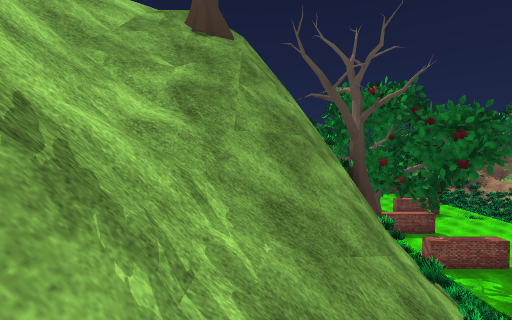
view 1 (above)

23 first-person views from a walk through a 3-D level made in the Unity game engine. The camera is 1.4 m above the floor, tilts 2° down and sees 85° across. The floor is counted in squares, 2 m on a side. Each view is taken from the middle of a square. On the plan, view 1 faces up. The plan holds only what a view shows up to about 9 squares ahead; the rest is blank. The place goes on beyond the plan. The player is left out. Some surface patterns are stand-ins.

view 2
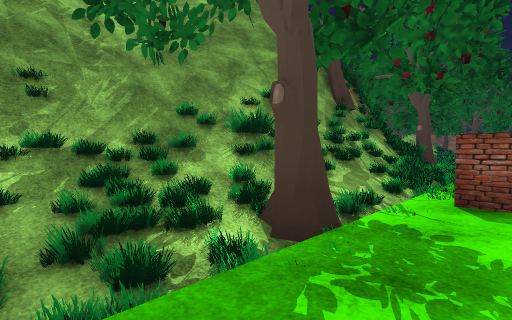

view 3
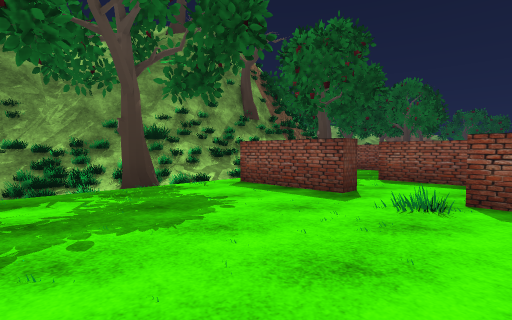

view 4
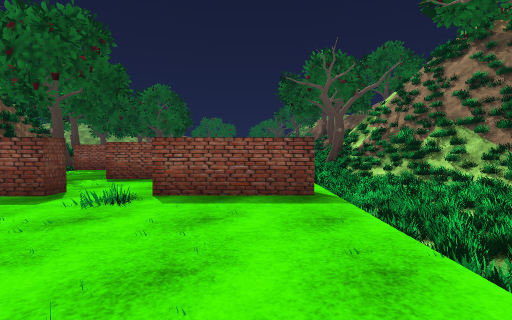

view 5
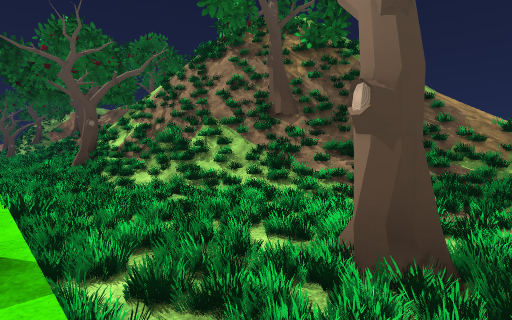

view 6
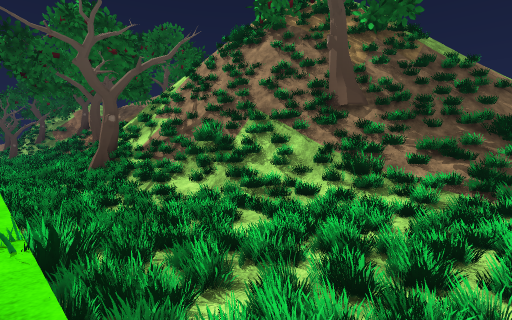

view 7
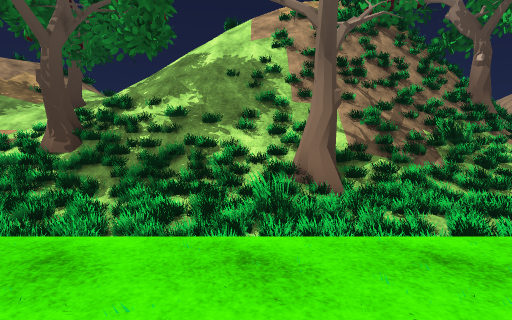

view 8
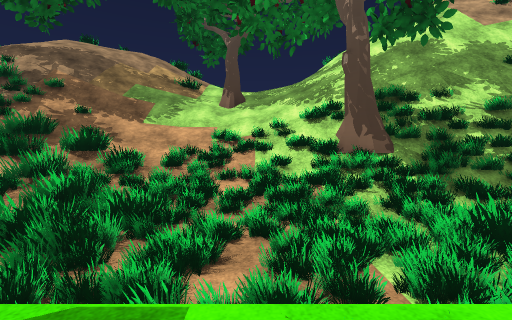

view 9
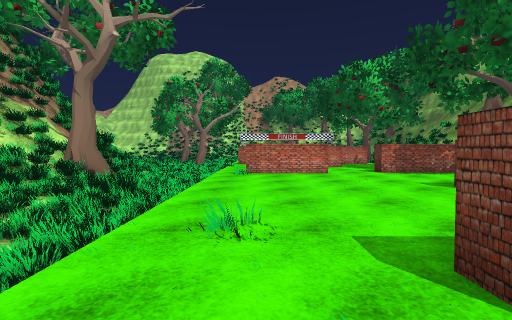

view 10
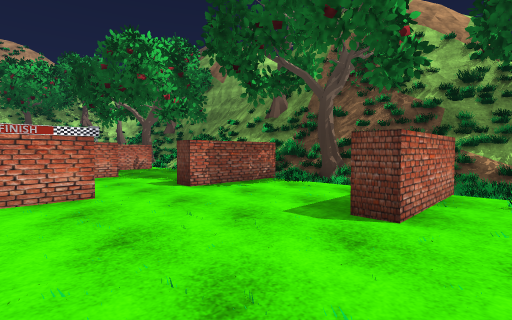

view 11
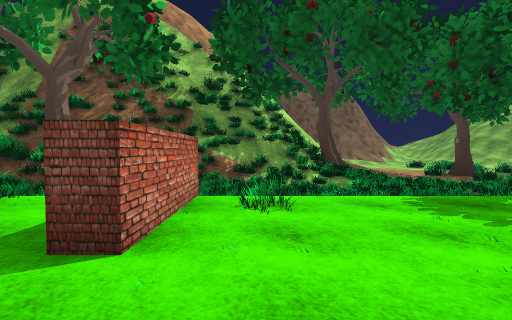

view 12
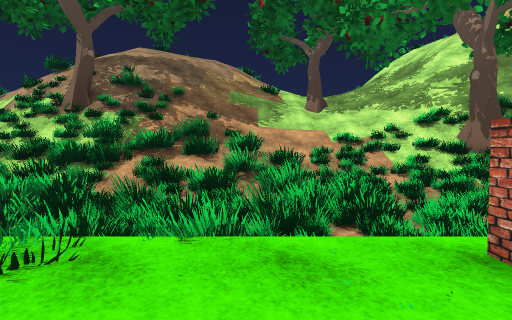

view 13
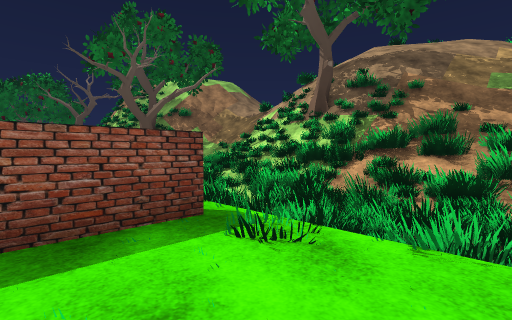

view 14
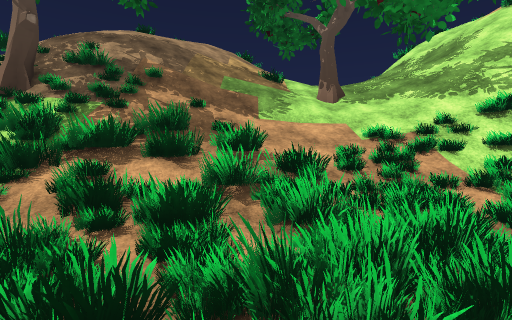

view 15
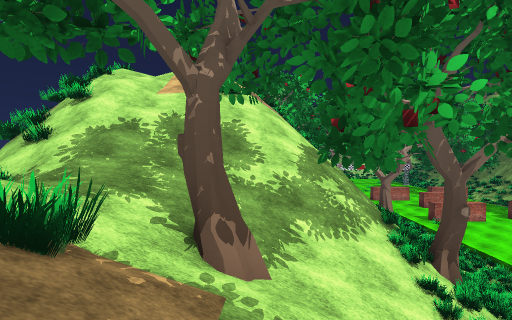

view 16
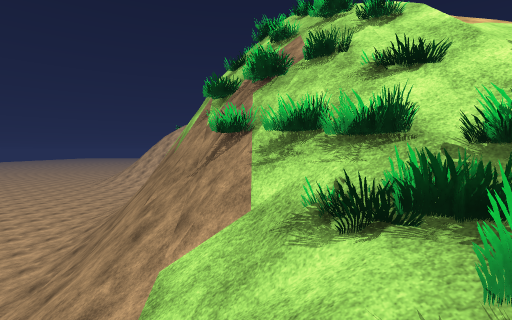

view 17
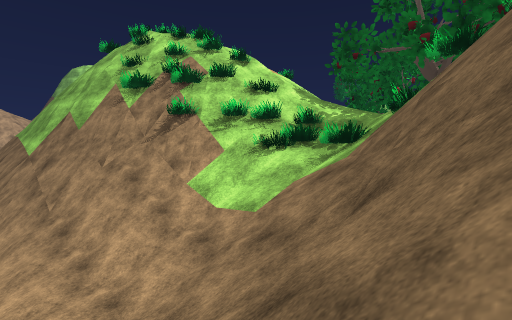

view 18
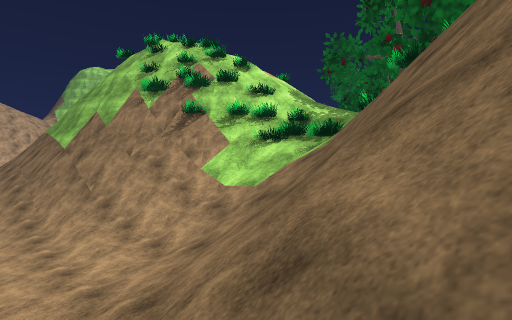

view 19
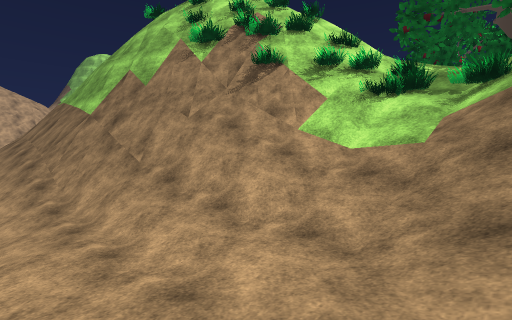

view 20
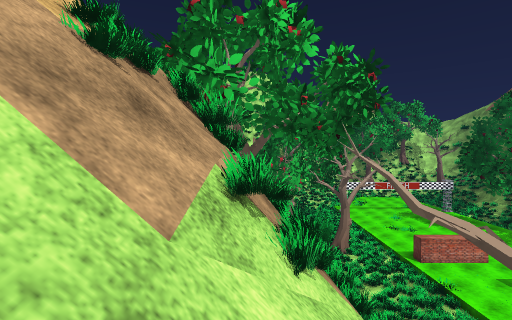

view 21
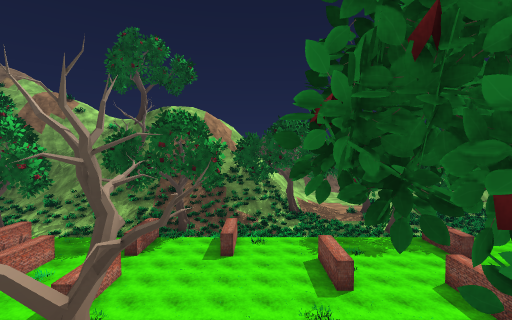

view 22
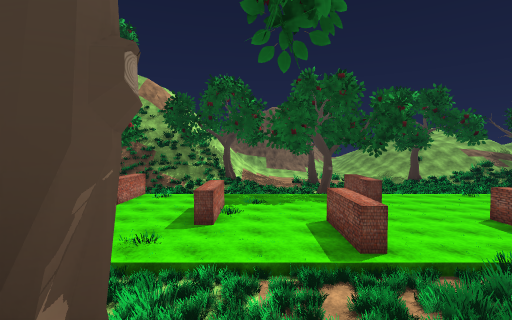

view 23
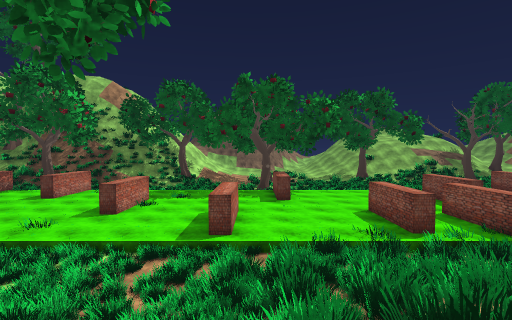

### Floor plan
Key: @ floor where view 1 was taken; # wall or solid block; x gap in a wall; . main floor; - floor 0.25 m lower than the main floor; : floor 0.5 m higher than the main floor; + floor 1 m higher than the main floor; * floor 6.5 m higher than the main floor; / step, stairs or slope; = window, fence, low wall or low ledge; ^ raised ledge; v drop or lower ground; T tree.
Columns run from 3 left of view 1 to 33 right of it. Each row starts with its distance up from view 1.
 28                    /////
 27               ### .//##///
 26               ... .///////
 25             ..##...////#//
 24             .......///////
 23             .......///////      v#^//
 22             .......///////    /###//
 21              ....-..///////  //==///
 20             ..##.-..///////* ///////+
 19             .....-.////////*//////+++
 18             .....-.////////////////::
 17     #.   .. ##...../#/////////##=//:.
 16     #/.  ........../##////////###///.
 15     ///- ..........###/////////##=//.
 14     #//. ........../#v/////////v##==/
 13    ##//. ###......./#v#////   //v##=/
 12    v##/  .........TT#vv//     //vv##/
 11     v##/ ........-./##v//      /vv##/
 10     v###.........-.#####/         ##/
  9     v #//###.###.-./###^^         ##
  8     v #//........--.####=
  7     v #//........--./####v
  6 //#vv##//...##...---./###//
  5 //vv##///........---.///#v/
  4 /=x=v#///.....##.---.///#=//
  3 ////=////.##.....----.//////
  2  ////////........-T--../////
  1   ////=/#........-----..///
  0   #@#///.........
 -1   ###//.........

Where each view was taken, in squares from view 1:
view 1: 0 up, 0 right, facing up
view 2: 1 down, 7 right, facing up-left
view 3: 1 down, 11 right, facing up-left
view 4: 1 down, 12 right, facing up
view 5: 1 up, 13 right, facing up-right
view 6: 3 up, 13 right, facing up-right
view 7: 13 up, 11 right, facing right
view 8: 19 up, 12 right, facing right
view 9: 18 up, 12 right, facing down
view 10: 14 up, 11 right, facing down-left
view 11: 14 up, 10 right, facing left
view 12: 22 up, 11 right, facing right
view 13: 22 up, 11 right, facing up-right
view 14: 22 up, 13 right, facing right
view 15: 23 up, 21 right, facing down
view 16: 20 up, 28 right, facing down
view 17: 22 up, 32 right, facing down-left
view 18: 23 up, 33 right, facing down-left
view 19: 20 up, 33 right, facing down-left
view 20: 14 up, 19 right, facing down
view 21: 14 up, 19 right, facing left
view 22: 18 up, 18 right, facing left
view 23: 21 up, 19 right, facing left
